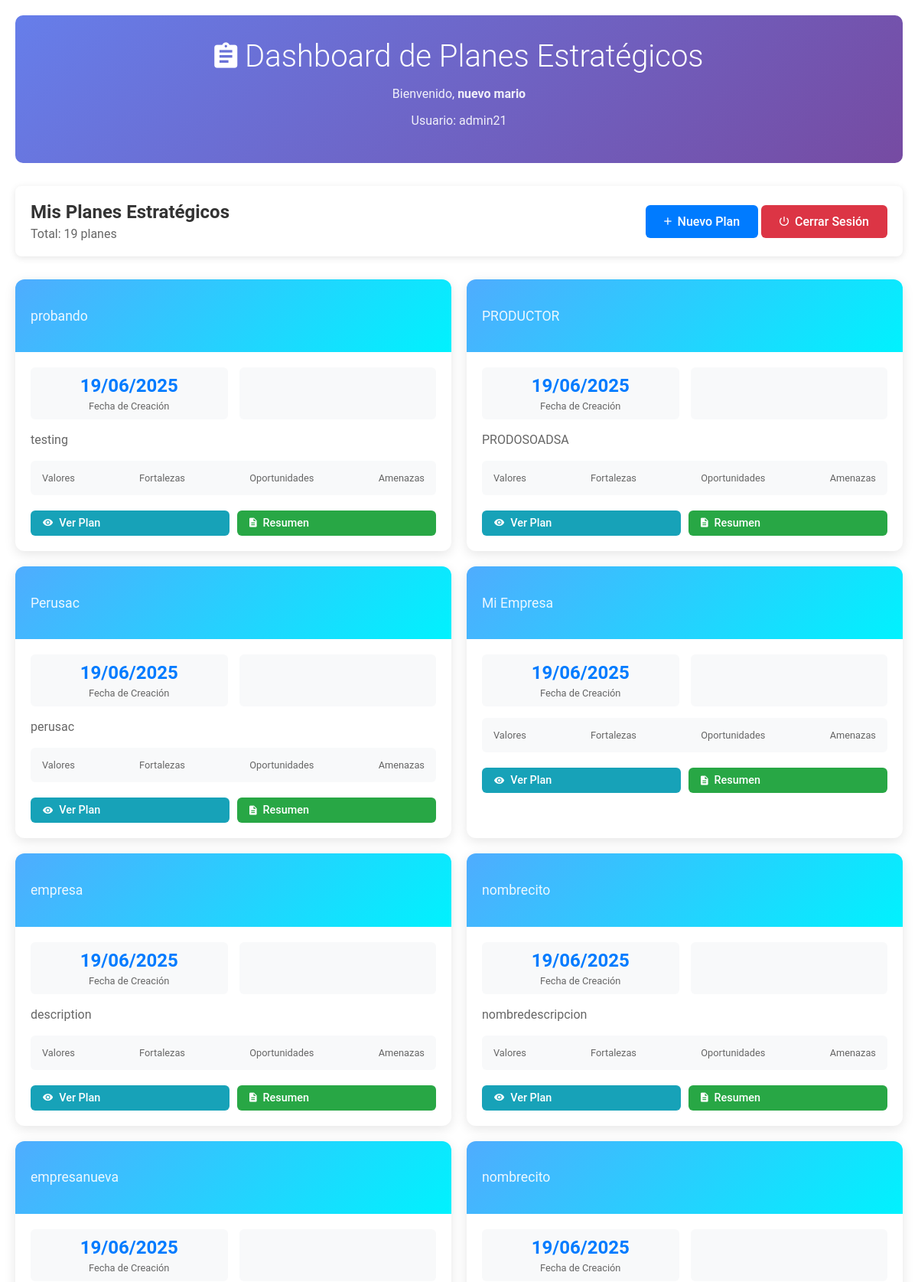
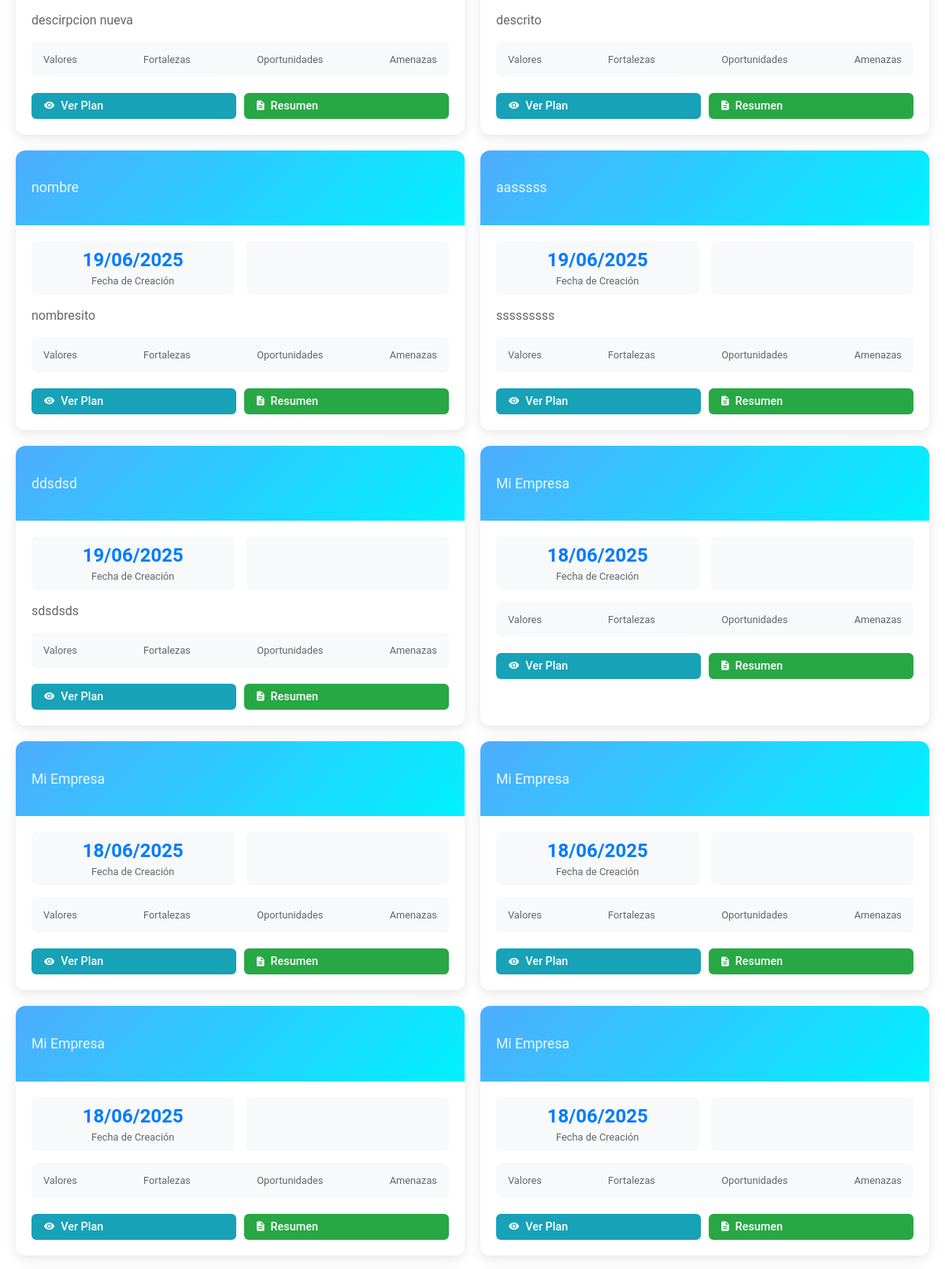
The page /Vista/home.php (signed in, upper part) on the database its author committed (2 pictures, top to bottom).
### tables this page shows
CREATE TABLE IF NOT EXISTS `tb_plan_estrategico` (
  `id_plan` int(11) NOT NULL AUTO_INCREMENT,
  `id_usuario` int(11) NOT NULL,
  `nombre_plan` varchar(255) NOT NULL,
  `empresa` varchar(255) NOT NULL,
  `descripcion` text DEFAULT NULL,
  `fecha_creacion` datetime DEFAULT current_timestamp(),
  `fecha_modificacion` datetime DEFAULT current_timestamp() ON UPDATE current_timestamp(),
  `estado` enum('borrador','completado','archivado') DEFAULT 'borrador',
  `logo_empresa` varchar(255) DEFAULT NULL,
  PRIMARY KEY (`id_plan`),
  KEY `idx_usuario` (`id_usuario`),
  CONSTRAINT `fk_plan_usuario` FOREIGN KEY (`id_usuario`) REFERENCES `tb_usuario` (`id_usuario`) ON DELETE CASCADE
);

### Controllers/PlanEstrategicoController.php (called while the page is built, shortened)
<?php
class PlanEstrategicoController {
      private function getConexion() {
        try {
            $dsn = "mysql:host=localhost;dbname=plan_estrategico;charset=utf8";
            $pdo = new PDO($dsn, "root", "");
            $pdo->setAttribute(PDO::ATTR_ERRMODE, PDO::ERRMODE_EXCEPTION);
            $pdo->setAttribute(PDO::ATTR_AUTOCOMMIT, false);
            return $pdo;
        } catch (PDOException $e) {
            error_log("PlanEstrategicoController::getConexion - Error de conexión: " . $e->getMessage());
            throw new Exception("Error de conexión a la base de datos: " . $e->getMessage());
        }
    }
      public function obtenerPlanesUsuario($id_usuario = null) {
        try {
            $pdo = $this->getConexion();
            error_log("PlanEstrategicoController::obtenerPlanesUsuario - Buscando planes para usuario ID: " . $id_usuario);            $stmt = $pdo->prepare("
                SELECT
                    p.id_plan as id,
                    p.id_plan,
                    p.nombre_plan as nombre_empresa,
                    p.empresa,
                    p.descripcion,
                    p.fecha_creacion,
                    p.fecha_modificacion,
                    p.id_usuario
                FROM tb_plan_estrategico p
                WHERE p.id_usuario = ?
                ORDER BY p.fecha_creacion DESC
            ");
            $stmt->execute([$id_usuario]);
            $planes = $stmt->fetchAll(PDO::FETCH_ASSOC);
            return $planes;
        } catch (Exception $e) {
            error_log("Error al obtener planes del usuario: " . $e->getMessage());
            return [];
        }
    }
}

### Vista/home.php (the view, shortened to what this page needs)
<?php
$user = $_SESSION['user'];
require_once '../Controllers/PlanEstrategicoController.php';
$controller = new PlanEstrategicoController();
$user_id = $user['id_usuario'] ?? $user['id'] ?? null;
if (!$user_id) {
    error_log("Error: No se pudo obtener el ID del usuario de la sesión");
    $planes = [];
} else {
    $planes = $controller->obtenerPlanesUsuario($user_id);
}
?>
<!DOCTYPE html>
<html lang="es">
<head>
    <link rel="stylesheet" href="../public/css/main.css">
    <link rel="stylesheet" href="../public/css/material-design-iconic-font.min.css">
</head>
<body>
    <div class="dashboard-container">
        <div class="header">
            <h1><i class="zmdi zmdi-assignment"></i> Dashboard de Planes Estratégicos</h1>
            <div class="user-info">
                <p>Bienvenido, <strong><?php echo htmlspecialchars($user['nombre'] . ' ' . $user['apellido']); ?></strong></p>
                <p>Usuario: <?php echo htmlspecialchars($user['usuario']); ?></p>
            </div>
        </div>
        <div class="actions-bar">
            <div>
                <h2 style="margin: 0; color: #333;">Mis Planes Estratégicos</h2>
                <p style="margin: 5px 0 0 0; color: #666;">Total: <?php echo count($planes); ?> planes</p>
            </div>
            <div>
                <a href="nuevo_plan.php" class="btn btn-primary">
                    <i class="zmdi zmdi-plus"></i> Nuevo Plan
                </a>
                <a href="logout.php" class="btn btn-danger">
                    <i class="zmdi zmdi-power"></i> Cerrar Sesión
                </a>
            </div>
        </div>
        <?php if (empty($planes)): ?>
        <div class="empty-state">
            <div class="empty-icon">
                <i class="zmdi zmdi-assignment"></i>
            </div>
            <h3>No tienes planes estratégicos aún</h3>
            <p>Crea tu primer plan estratégico para comenzar</p>
            <a href="nuevo_plan.php" class="btn btn-primary">
                <i class="zmdi zmdi-plus"></i> Crear Primer Plan
            </a>
        </div>
        <?php else: ?>
        <div class="planes-grid">
            <?php foreach ($planes as $plan): ?>
            <div class="plan-card">
                <div class="plan-header">
                    <p class="plan-empresa"><?php echo htmlspecialchars($plan['empresa']); ?></p>
                </div>
                <div class="plan-body">
                    <div class="plan-meta">
                        <div class="meta-item">
                            <div class="meta-value"><?php echo date('d/m/Y', strtotime($plan['fecha_creacion'])); ?></div>
                            <div class="meta-label">Fecha de Creación</div>
                        </div>
                        <div class="meta-item">
                            <span class="estado-badge estado-<?php echo $plan['estado']; ?>">
                            </span>
                        </div>
                    </div>
                    <?php if (!empty($plan['descripcion'])): ?>
                    <div class="plan-description">
                        <?php echo htmlspecialchars(substr($plan['descripcion'], 0, 120)); ?>
                    </div>
                    <?php endif; ?>
                    <div class="plan-stats">
                        <div class="stat-item">
                            <div class="stat-label">Valores</div>
                        </div>
                        <div class="stat-item">
                            <div class="stat-label">Fortalezas</div>
                        </div>
                        <div class="stat-item">
                            <div class="stat-label">Oportunidades</div>
                        </div>
                        <div class="stat-item">
                            <div class="stat-label">Amenazas</div>
                        </div>
                    </div>
                    <div class="plan-actions">
                        <a href="ver_plan.php?id=<?php echo $plan['id_plan']; ?>" class="btn btn-info btn-sm">
                            <i class="zmdi zmdi-eye"></i> Ver Plan
                        </a>
                        <a href="resumen_plan.php?id=<?php echo $plan['id_plan']; ?>" class="btn btn-success btn-sm">
                            <i class="zmdi zmdi-file-text"></i> Resumen
                        </a>
                    </div>
                </div>
            </div>
            <?php endforeach; ?>
        </div>
        <?php endif; ?>
    </div>
</body>
</html>

### public/css/main.css (style rules this page uses)
html, body { width: 100%; height: 100%; margin: 0; padding: 0; font-size: 16px; font-family: "RobotoRegular"; position: relative; background-color: #fff; }

### Vista/home.php (style rules this page uses)
.dashboard-container { max-width: 1200px; margin: 0 auto; padding: 20px; font-family: 'Roboto', Arial, sans-serif; }
.header { background: linear-gradient(135deg, #667eea 0%, #764ba2 100%); color: white; padding: 30px; border-radius: 10px; margin-bottom: 30px; text-align: center; }
.header h1 { margin: 0; font-size: 2.5em; font-weight: 300; }
.user-info { margin-top: 10px; opacity: 0.9; }
.actions-bar { display: flex; justify-content: space-between; align-items: center; margin-bottom: 30px; padding: 20px; background: white; border-radius: 8px; box-shadow: 0 2px 10px rgba(0,0,0,0.1); }
.btn { padding: 12px 24px; border: none; border-radius: 6px; text-decoration: none; font-weight: 500; display: inline-flex; align-items: center; gap: 8px; transition: all 0.3s ease; cursor: pointer; }
.btn-primary { background-color: #007bff; color: white; }
.btn-danger { background-color: #dc3545; color: white; }
.btn-info { background-color: #17a2b8; color: white; }
.btn-success { background-color: #28a745; color: white; }
.planes-grid { display: grid; grid-template-columns: repeat(auto-fill, minmax(400px, 1fr)); gap: 20px; margin-bottom: 30px; }
.plan-card { background: white; border-radius: 12px; box-shadow: 0 4px 15px rgba(0,0,0,0.1); overflow: hidden; transition: transform 0.3s ease, box-shadow 0.3s ease; }
.plan-header { background: linear-gradient(135deg, #4facfe 0%, #00f2fe 100%); color: white; padding: 20px; }
.plan-empresa { opacity: 0.9; font-size: 1.1em; }
.plan-body { padding: 20px; }
.plan-meta { display: grid; grid-template-columns: 1fr 1fr; gap: 15px; margin-bottom: 15px; }
.meta-item { text-align: center; padding: 10px; background: #f8f9fa; border-radius: 6px; }
.meta-value { font-size: 1.5em; font-weight: bold; color: #007bff; }
.meta-label { font-size: 0.8em; color: #666; margin-top: 5px; }
.plan-description { color: #666; margin-bottom: 15px; line-height: 1.5; }
.plan-stats { display: flex; justify-content: space-between; margin-bottom: 20px; padding: 15px; background: #f8f9fa; border-radius: 6px; }
.stat-item { text-align: center; }
.stat-label { font-size: 0.8em; color: #666; }
.plan-actions { display: flex; gap: 10px; }
.btn-sm { padding: 8px 16px; font-size: 0.9em; flex: 1; text-align: center; }
.estado-badge { display: inline-block; padding: 4px 12px; border-radius: 20px; font-size: 0.8em; font-weight: 600; text-transform: uppercase; }

### rows shown on the page
tb_plan_estrategico: empresa "probando", fecha_creacion "19/06/2025", descripcion "testing"
tb_plan_estrategico: empresa "PRODUCTOR", fecha_creacion "19/06/2025", descripcion "PRODOSOADSA"
tb_plan_estrategico: empresa "Perusac", fecha_creacion "19/06/2025", descripcion "perusac"
tb_plan_estrategico: empresa "Mi Empresa", fecha_creacion "19/06/2025"
tb_plan_estrategico: empresa "empresa", fecha_creacion "19/06/2025", descripcion "description"
tb_plan_estrategico: empresa "nombrecito", fecha_creacion "19/06/2025", descripcion "nombredescripcion"
tb_plan_estrategico: empresa "empresanueva", fecha_creacion "19/06/2025", descripcion "descirpcion nueva"
tb_plan_estrategico: empresa "nombrecito", fecha_creacion "19/06/2025", descripcion "descrito"
tb_plan_estrategico: empresa "nombre", fecha_creacion "19/06/2025", descripcion "nombresito"
tb_plan_estrategico: empresa "aasssss", fecha_creacion "19/06/2025", descripcion "sssssssss"
tb_plan_estrategico: empresa "ddsdsd", fecha_creacion "19/06/2025", descripcion "sdsdsds"
tb_plan_estrategico: empresa "Mi Empresa", fecha_creacion "18/06/2025"
tb_plan_estrategico: empresa "Mi Empresa", fecha_creacion "18/06/2025"
tb_plan_estrategico: empresa "Mi Empresa", fecha_creacion "18/06/2025"
tb_plan_estrategico: empresa "Mi Empresa", fecha_creacion "18/06/2025"
tb_plan_estrategico: empresa "Mi Empresa", fecha_creacion "18/06/2025"

### other values the page prints
$user['nombre'] . ' ' . $user['apellido'] "nuevo mario"
$user['usuario'] "admin21"
count($planes) "19"
